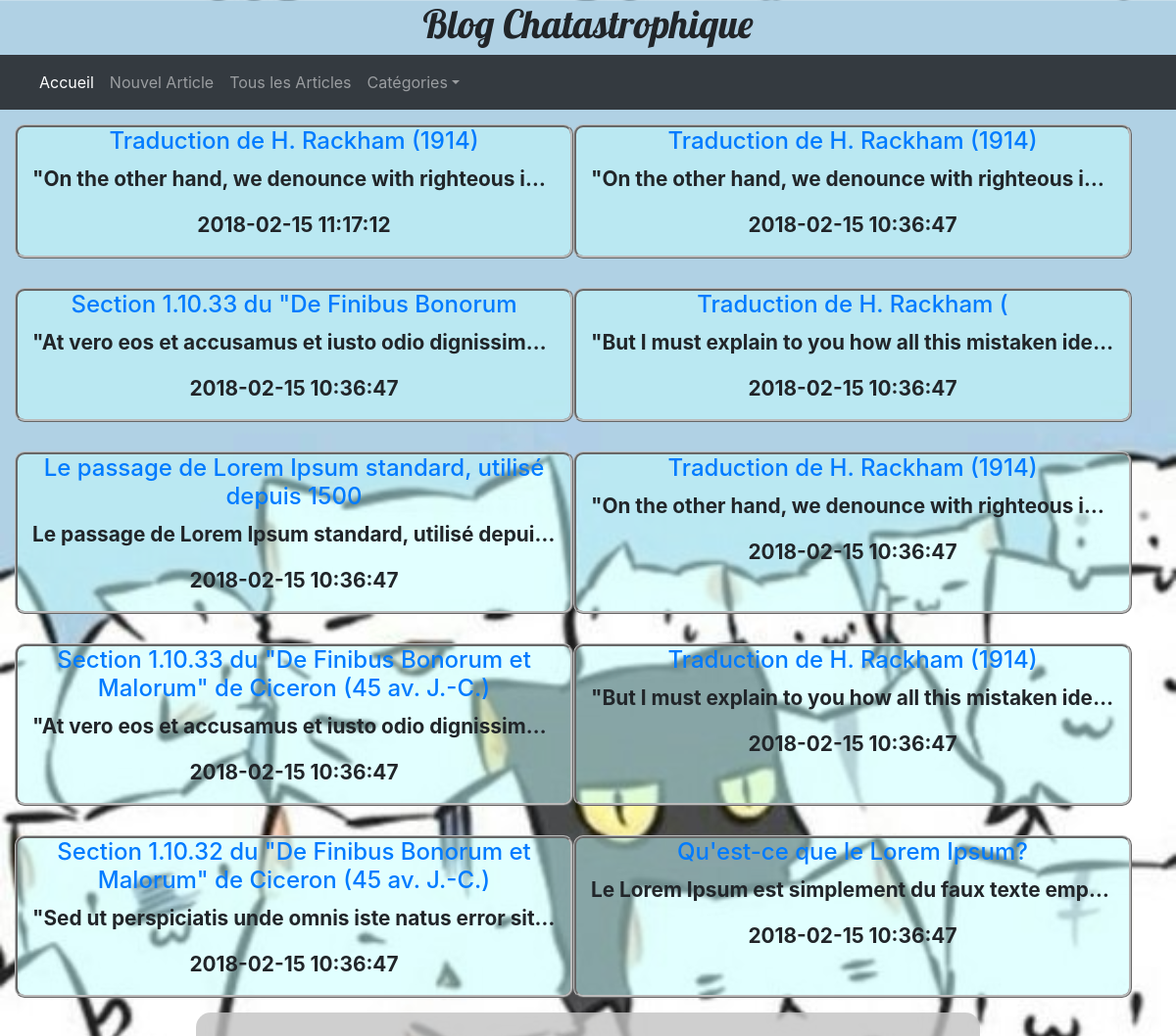
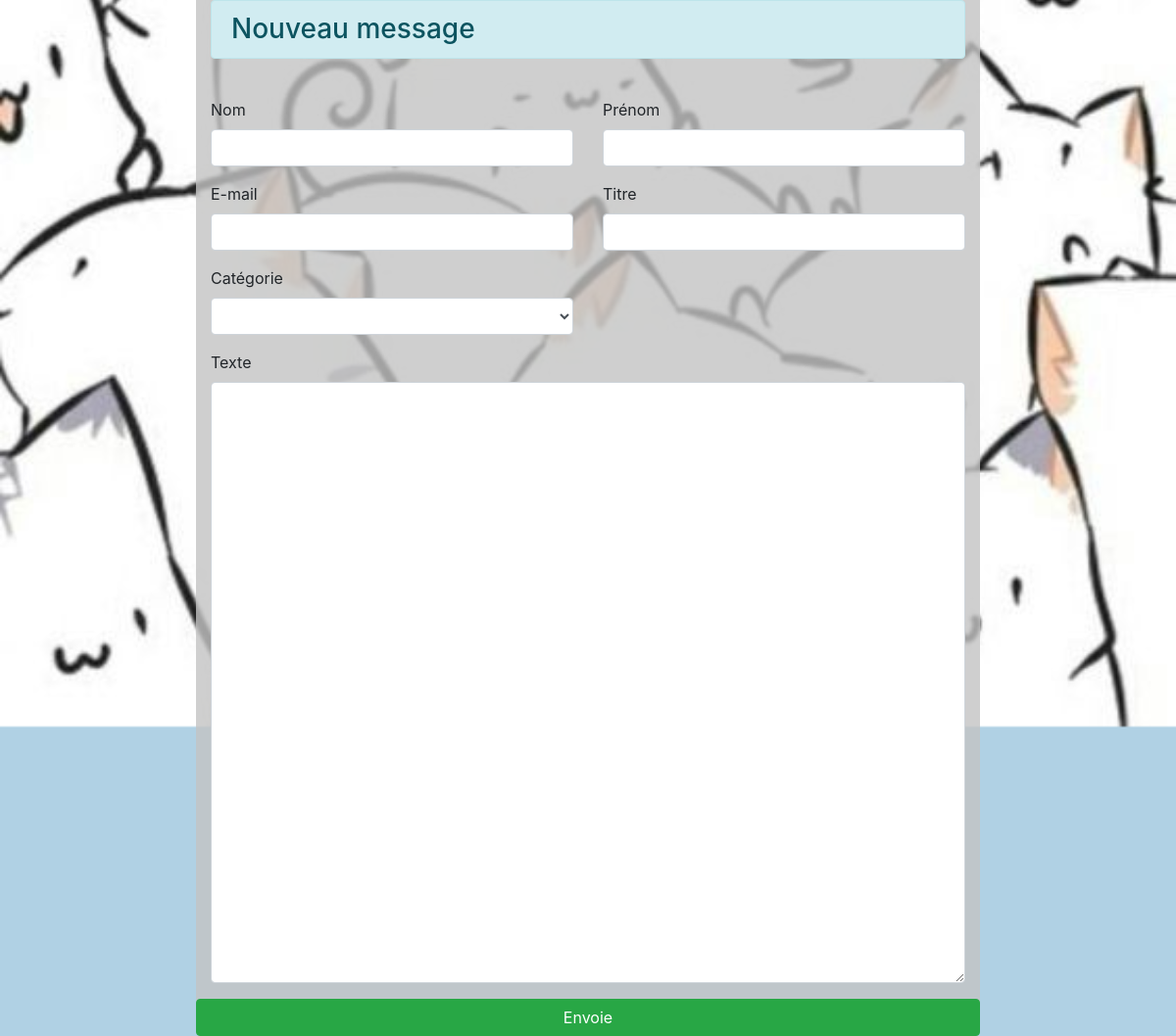
The page / on the database its author committed (2 pictures, top to bottom).
### tables this page shows
CREATE TABLE `Article` (
  `id` int(10) NOT NULL,
  `id_categorie` int(10) NOT NULL,
  `id_auteur` int(10) NOT NULL,
  `titre` varchar(100) NOT NULL,
  `texte` text,
  `date` datetime NOT NULL DEFAULT CURRENT_TIMESTAMP
);

### include/fonction.php (the view, shortened to what this page needs)
<?php
function article_Accueil($link) {
    $sql=
        "SELECT Article.id as id, Article.texte as texte, Article.titre as titre, date FROM `Article`
        INNER JOIN Auteur ON Article.id_auteur = Auteur.id ORDER BY id DESC LIMIT 10";
    $resultat=mysqli_query($link,$sql);
        while ($row=mysqli_fetch_array($resultat)) {
            echo '<span class="animated flip article col-xs-12 col-md-6"><a href="article.php?id='.$row['id'].'"><h4>'.$row['titre'].'</h4></a>
            <p class="text-truncate">'.$row['texte'].'</p>
            <p>'.$row['date'].'</p> </span>';
        }
}
?>

### index.php (shortened to what this page needs)
<!DOCTYPE html>
<html lang="fr">
    <head>
        <?php include 'include/header.php' ?>
        <?php include 'include/fonction.php' ?>
    </head>
    <body>
        <div class="col-12 text-center">
            <h1>Blog Chatastrophique</h1>
        </div>
        <?php include 'include/nav.php' ?>
            <div class="row col-12">
                <div class="container animated fadeInDown">
                    <div class="row text-center">
                            <?php
                                $link = connect();
                                article_Accueil($link);
                            ?>
                    </div>
                </div>
            </div>
	        <div class="animated fadeInUp">
	            <?php include 'include/formulaire.php' ?>
	        </div>
    </body>
</html>

### include/header.php (shortened to what this page needs)
<link rel="stylesheet" href="https://maxcdn.bootstrapcdn.com/bootstrap/4.0.0/css/bootstrap.min.css">
<link rel="stylesheet" href="css/animate.css" />
<link rel="stylesheet" href="css/main.css">
<link href="https://use.fontawesome.com/releases/v5.0.6/css/all.css" rel="stylesheet">

### include/nav.php (shortened to what this page needs)
<nav class="navbar navbar-expand-md navbar-dark bg-dark col-12">
    <div class="collapse navbar-collapse" id="navbarsExample04">
        <ul class="navbar-nav mr-auto">
            <li class="nav-item active">
                <a class="nav-link" href="index.php">Accueil <span class="sr-only">(current)</span></a>
            </li>
            <li class="nav-item">
                <a class="nav-link" href="index.php?#new_post">Nouvel Article</a>
            </li>
            <li class="nav-item">
                <a class="nav-link" href="all_art.php">Tous les Articles</a>
            </li>
            <li class="nav-item dropdown">
                <a class="nav-link dropdown-toggle" href="" id="dropdown04" data-toggle="dropdown" aria-haspopup="true" aria-expanded="false">Catégories</a>
        </li>
      </ul>
    </div>
</nav>

### include/formulaire.php (shortened to what this page needs)
<form method="POST" action="new_post.php" class="col-8 offset-2 formNewArticle">
    <br><h3 class="alert alert-info">Nouveau message</h3><br>
    <div id="new_post" class="row">
        <span class="form-group col-xs-12 col-md-6">
            <label>Nom</label>
            <input type="text" class="form-control" aria-describedby="emailHelp" name="nom" required>
        </span>
        <span class="form-group col-xs-12 col-md-6">
            <label>Prénom</label>
            <input type="text" class="form-control" aria-describedby="emailHelp" name="prenom">
        </span>
    </div>
    <div class="row">
        <span class="form-group col-xs-12 col-md-6 ">
            <label>E-mail</label>
            <input type="email" class="form-control" aria-describedby="emailHelp" name="mail" required>
        </span>
        <span class="form-group col-xs-12 col-md-6 ">
            <label>Titre</label>
            <input type="text" class="form-control" aria-describedby="emailHelp" name="titre" required>
        </span>
    </div>
    <div class="row">
        <span class="form-group col-xs-12 col-md-6">
            <label>Catégorie</label>
            <select  name="categorie" class="form-control">
                <option value="0"></option>
                <option value="1">Sport</option>
            </select>
        </span>
    </div>
    <div class="row">
        <span class="form-group col-12 text-left">
            <label>Texte </label>
            <textarea class="form-control texteheight" rows="25" name="texte"></textarea>
        </span>
    </div>
    <div class="row">
        <button type="submit" class="btn btn-success col-12">Envoie</button>
    </div>
</form>

### css/main.css (style rules this page uses)
h1 { font-family: "Lobster", cursive; }
body { padding-left: 0px; padding-right: 0px; background-image: url("../image/fond4.jpg"); background-attachment: fixed; background-size: contain; width: 100%; }
body div { padding-left: 0px; padding-right: 0px; }
.formNewArticle { background-color: rgba(196, 196, 196, 0.8); border-radius: 15px; }
.article { margin-top: 15px; margin-bottom: 15px; background-color: rgba(195, 255, 255, 0.5); border-radius: 10px; border: 3px ridge #bbbbbb; font-weight: bold; font-size: 1.3em; }

### rows shown on the page
article: titre "Traduction de H. Rackham (1914)", texte "\"On the other hand, we denounce with righteous i…", date "2018-02-15 11:17:12"
article: titre "Traduction de H. Rackham (1914)", texte "\"On the other hand, we denounce with righteous i…", date "2018-02-15 10:36:47"
article: titre "Section 1.10.33 du \"De Finibus Bonorum", texte "\"At vero eos et accusamus et iusto odio dignissim…", date "2018-02-15 10:36:47"
article: titre "Traduction de H. Rackham (", texte "\"But I must explain to you how all this mistaken ide…", date "2018-02-15 10:36:47"
article: titre "Le passage de Lorem Ipsum standard, utilisé depuis 1500", texte "Le passage de Lorem Ipsum standard, utilisé depui…", date "2018-02-15 10:36:47"
article: titre "Traduction de H. Rackham (1914)", texte "\"On the other hand, we denounce with righteous i…", date "2018-02-15 10:36:47"
article: titre "Section 1.10.33 du \"De Finibus Bonorum et Malorum\" de Ciceron (45 av. J.-C.)", texte "\"At vero eos et accusamus et iusto odio dignissim…", date "2018-02-15 10:36:47"
article: titre "Traduction de H. Rackham (1914)", texte "\"But I must explain to you how all this mistaken ide…", date "2018-02-15 10:36:47"
article: titre "Section 1.10.32 du \"De Finibus Bonorum et Malorum\" de Ciceron (45 av. J.-C.)", texte "\"Sed ut perspiciatis unde omnis iste natus error sit…", date "2018-02-15 10:36:47"
article: titre "Qu'est-ce que le Lorem Ipsum?", texte "Le Lorem Ipsum est simplement du faux texte emp…", date "2018-02-15 10:36:47"
